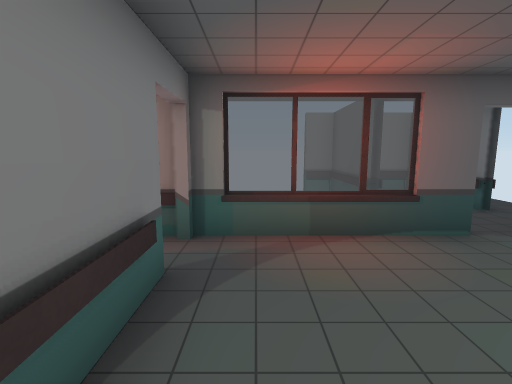
view 1 (above)

12 first-person views from a walk through a Unity game level. The camera is 1.3 m above the floor, tilts 8° down and sees 85° across. Doors are open. The floor is counted in squares, 1 m on a side. Each view is taken from the middle of a square. On the plan, view 1 faces up. The plan holds only what a view shows up to about 13 squares ahead; the rest is blank. The player is left out. Some animated figures are left out.

view 2
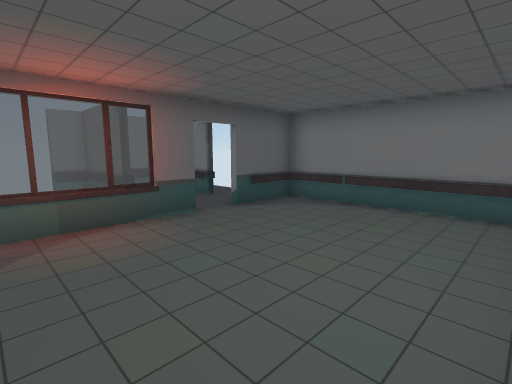

view 3
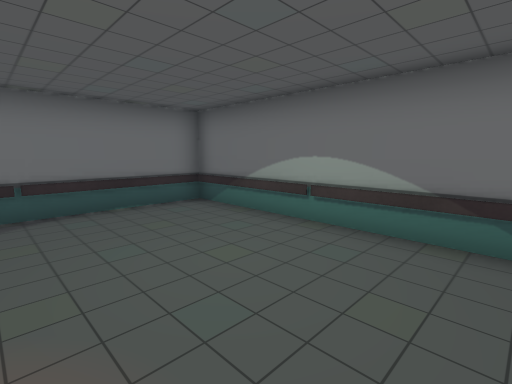

view 4
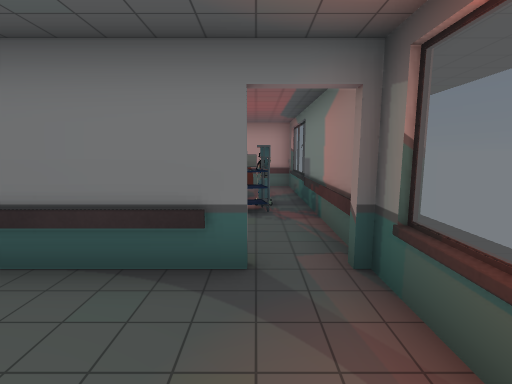

view 5
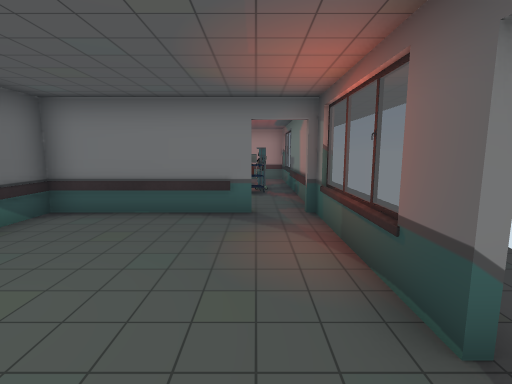

view 6
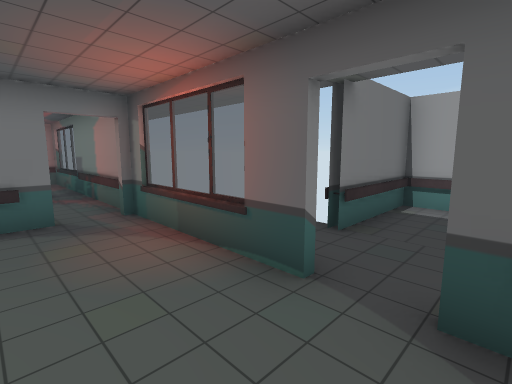

view 7
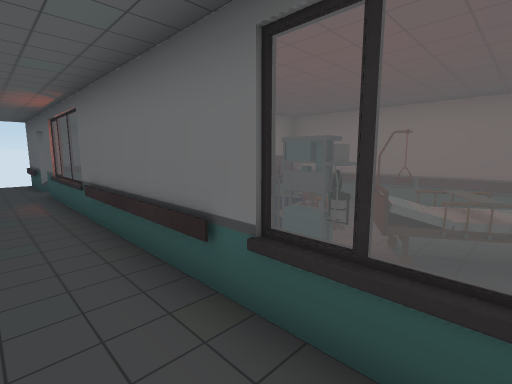

view 8
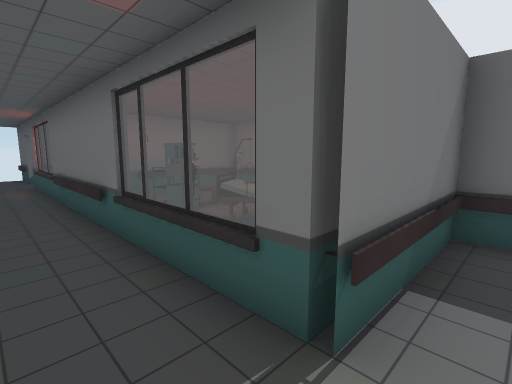

view 9
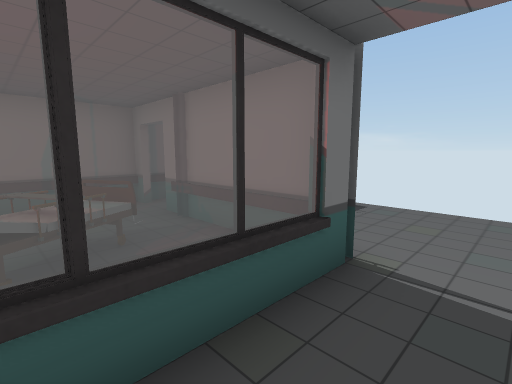

view 10
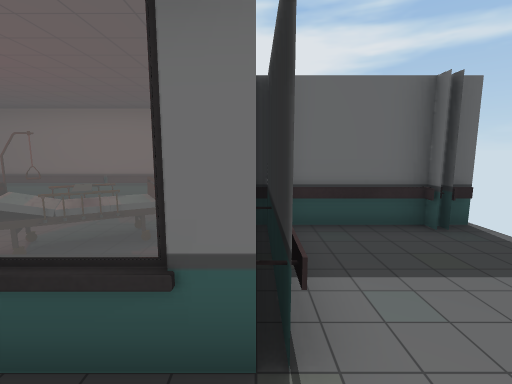

view 11
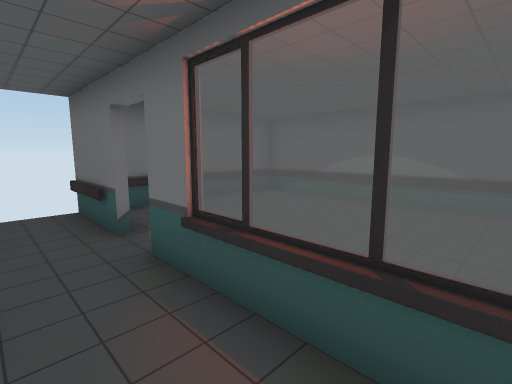

view 12
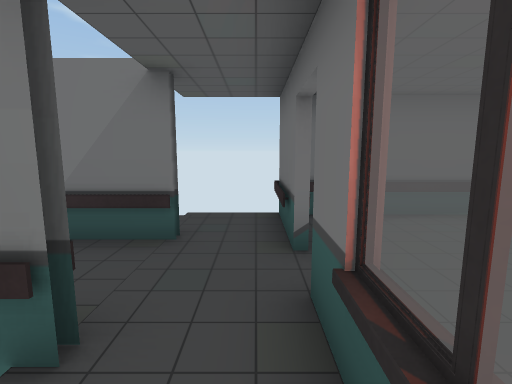

### Floor plan
Points are (right, up) in squares from view 1. A wall is a line through its corners. A room is listed if a view was taken in it or the views show most of it. See-through windows are left out.
Room 1 (views 1, 2, 3, 4, 5, 6)
walls: (3.5, 4.3) (-1, 4.3); (2.5, 4.5) (3.5, 4.5); (5.1, 6.1) (5.1, 9.4) (2.8, 9.4) (2.8, 6.3); (2.6, 6.6) (2.6, 6.3); (-1, 3) (-1, -1.5) (6.8, -1.5) (6.8, 2.5)
ways out: opening at (2, 5) to room 2; open door at (-1, 3.5) to room 2; open door at (4, 4)
objects: other object (5, 3) to (7, 5)
Room 2 (views 7, 8, 9, 10, 11, 12)
walls: (-9, 4) (-9, 4.5) (2.5, 4.5); (-9.2, 1) (-9.2, 4.5); (-12.9, 1) (-8.8, 1); (2.5, 6.3) (2.5, 9.4); (2.7, 6.3) (2.7, 6.9)
ways out: opening at (2, 5) to room 1; open door at (-1, 3.5) to room 1
Room 3 (no view inside)
walls: (-9, -1.5) (-5.6, -1.5)
ways out: open door at (-9, -0.5)
Room 4 (no view inside)
walls: (-2.4, -1.5) (-1.2, -1.5) (-1.2, -0.5)
objects: other object (-2, -1)

Where each view was taken, in squares from view 1:
view 1: 0 up, 0 right, facing up
view 2: 1 down, 0 right, facing up-right
view 3: 3 up, 0 right, facing down-right
view 4: 3 up, 2 right, facing left
view 5: 3 up, 5 right, facing left
view 6: 2 up, 5 right, facing up-left
view 7: 6 up, 7 left, facing down-right
view 8: 6 up, 10 left, facing down-right
view 9: 6 up, 6 left, facing down-left
view 10: 6 up, 9 left, facing down
view 11: 6 up, 0 right, facing down-right
view 12: 5 up, 1 right, facing right
